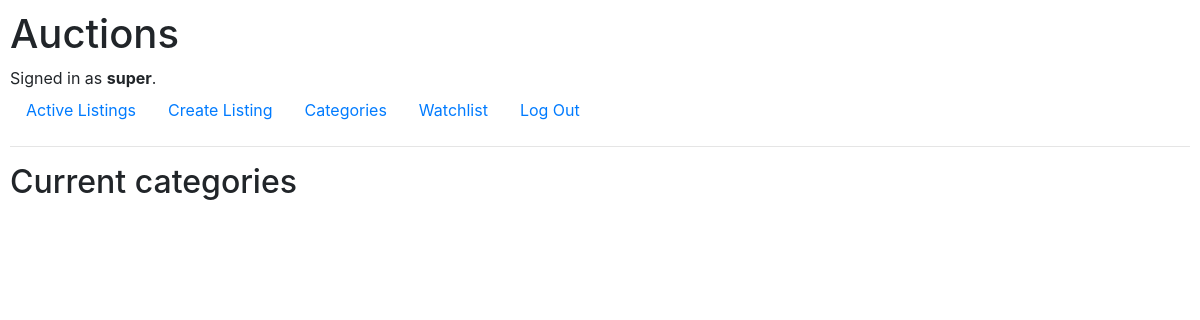
Before: /categories (signed in) with the older database file.
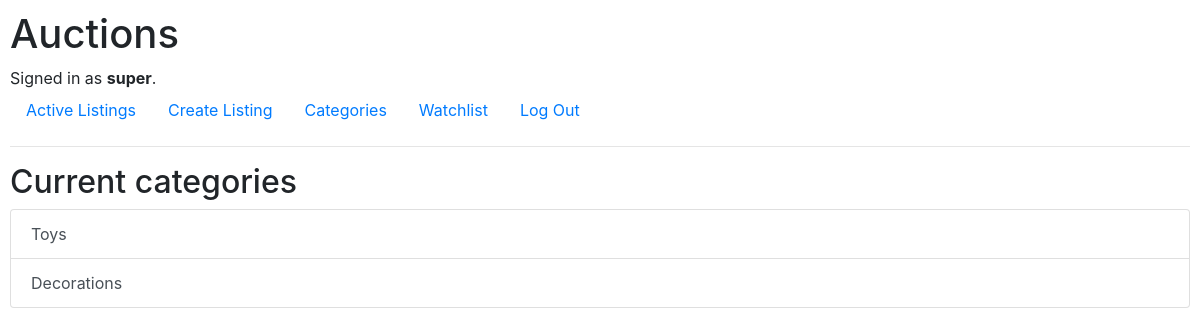
After: the same page with the newer database file.
### auctions/models.py (models this page shows)
class Category(models.Model):
    name = models.CharField(max_length=64, default=True)
    def  __str__(self):
        return self.name

### auctions/views.py (the view)
# urls.py: path("categories", views.categories, name="categories"),
def categories(request):
    return render(request, "auctions/categories.html", {
        'categories': Category.objects.all()})

### auctions/templates/auctions/categories.html
{% extends "auctions/layout.html" %}
{% block body %}
<h2>Current categories</h2>
    <div class="list-group">
        {% for category in categories %}
            <a href="{% url 'category' category %}" class="list-group-item list-group-item-action">{{ category }}</a>
        {% endfor %}
    </div>
{% endblock %}

Changed rows visible on the page:
added Category: name "Toys"
added Category: name "Decorations"
